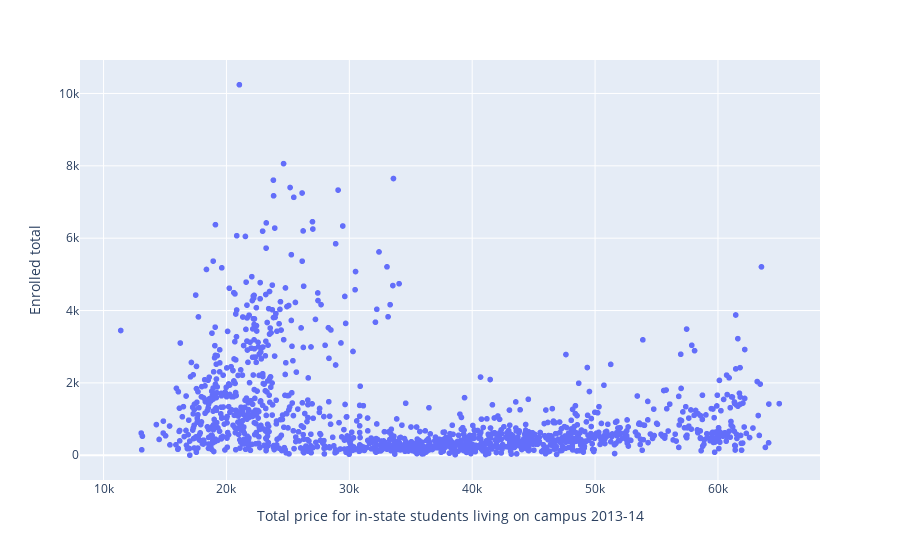
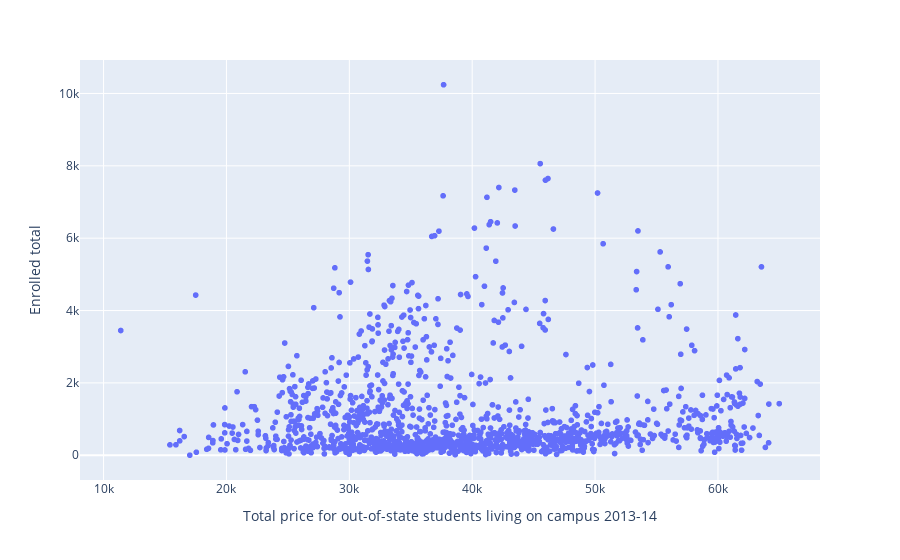

The code cell stored with these charts, in order, in its notebook:
### Markdown cell above
### 5-Do students prefer a university for its low on-campus cost of living?

### Code cell
fig = px.scatter(df, x="Total price for in-state students living on campus 2013-14", y="Enrolled total")
fig.show()
fig = px.scatter(df, x="Total price for out-of-state students living on campus 2013-14", y="Enrolled total")
fig.show()

### Figure 1 — Plotly figure (JSON) as saved in the notebook; plotly's stock layout.template omitted (floating-point values rounded to 4 significant figures; data arrays with more than 128 entries replaced by an {"elided": "..."} marker saying what was removed)
{"data": [{"hovertemplate": "Total price for in-state students living on campus 2013-14=%{x}<br>Enrolled total=%{y}<extra></extra>", "legendgroup": "", "marker": {"color": "#636efa", "symbol": "circle"}, "mode": "markers", "name": "", "showlegend": false, "type": "scattergl", "x": {"elided": "1377 float values"}, "xaxis": "x", "y": {"elided": "1377 float values"}, "yaxis": "y"}], "layout": {"legend": {"tracegroupgap": 0}, "margin": {"t": 60}, "xaxis": {"anchor": "y", "domain": [0, 1], "title": {"text": "Total price for in-state students living on campus 2013-14"}}, "yaxis": {"anchor": "x", "domain": [0, 1], "title": {"text": "Enrolled total"}}}}

### Figure 2 — Plotly figure (JSON) as saved in the notebook; plotly's stock layout.template omitted (floating-point values rounded to 4 significant figures; data arrays with more than 128 entries replaced by an {"elided": "..."} marker saying what was removed)
{"data": [{"hovertemplate": "Total price for out-of-state students living on campus 2013-14=%{x}<br>Enrolled total=%{y}<extra></extra>", "legendgroup": "", "marker": {"color": "#636efa", "symbol": "circle"}, "mode": "markers", "name": "", "showlegend": false, "type": "scattergl", "x": {"elided": "1377 float values"}, "xaxis": "x", "y": {"elided": "1377 float values"}, "yaxis": "y"}], "layout": {"legend": {"tracegroupgap": 0}, "margin": {"t": 60}, "xaxis": {"anchor": "y", "domain": [0, 1], "title": {"text": "Total price for out-of-state students living on campus 2013-14"}}, "yaxis": {"anchor": "x", "domain": [0, 1], "title": {"text": "Enrolled total"}}}}
